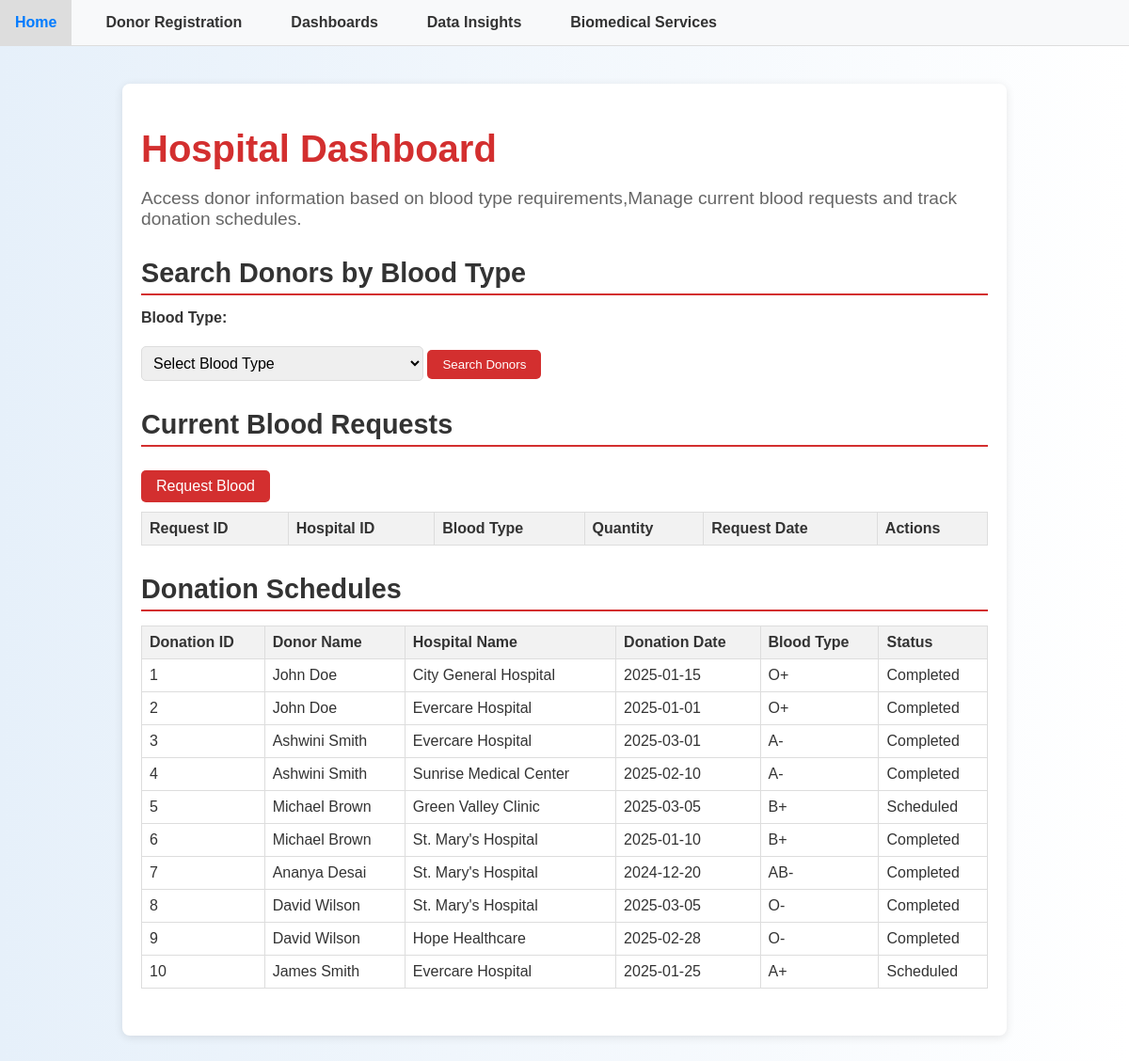
Before: /hospital with the older database file.
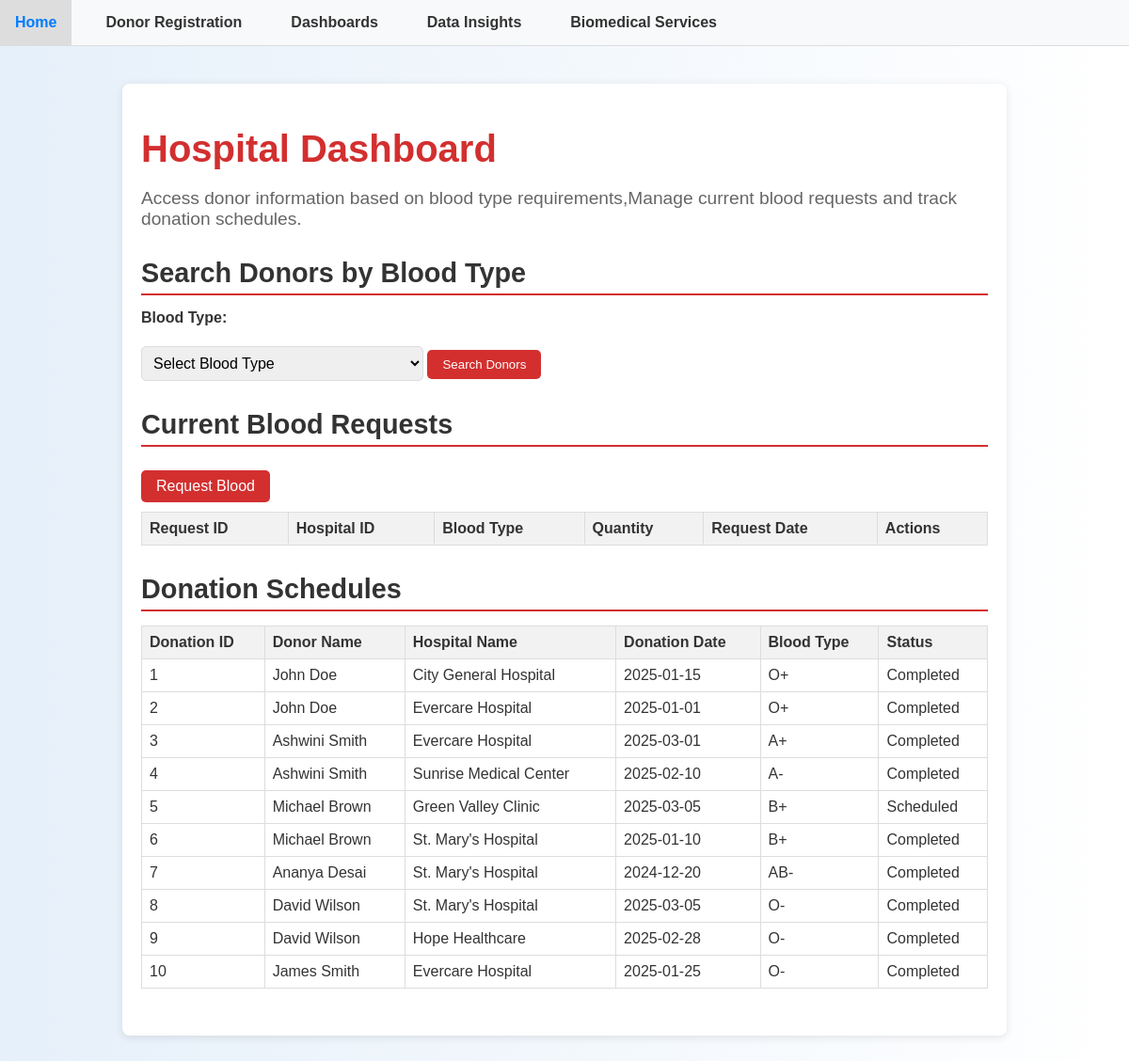
After: the same page with the newer database file.
### tables this page shows
CREATE TABLE Donations (
    DonationID INTEGER PRIMARY KEY AUTOINCREMENT,
    DonorID INTEGER NOT NULL,
    HospitalID INTEGER NOT NULL,
    DonationDate DATE NOT NULL,
    BloodType TEXT NOT NULL,
    Status TEXT NOT NULL CHECK (Status IN ('Completed', 'Scheduled')),
    FOREIGN KEY (DonorID) REFERENCES Donors(DonorID) ON DELETE CASCADE,
    FOREIGN KEY (HospitalID) REFERENCES Hospitals(HospitalID) ON DELETE CASCADE
);

CREATE TABLE Donors (
    DonorID INTEGER PRIMARY KEY AUTOINCREMENT,
    Name TEXT NOT NULL,
    DateOfBirth DATE NOT NULL,
    BloodType TEXT NOT NULL CHECK (BloodType IN ('A+', 'A-', 'B+', 'B-', 'AB+', 'AB-', 'O+', 'O-')),
    ContactInfo TEXT NOT NULL,
    Email TEXT UNIQUE NOT NULL,
    LastDonationDate DATE
);

CREATE TABLE Hospitals (
    HospitalID INTEGER PRIMARY KEY AUTOINCREMENT,
    Name TEXT NOT NULL,
    Location TEXT NOT NULL,
    ContactInfo TEXT NOT NULL,
    HospitalType TEXT NOT NULL CHECK (HospitalType IN ('Public', 'Private', 'Military', 'Other'))
);

### app.py (the view)
@app.route('/hospital', methods=['GET', 'POST'])
def hospital_dashboard():
    logging.debug(f"Request method: {request.method}, Query params: {request.args}, Session before: {dict(session)}")
    conn = get_db()
    hospitals = conn.execute('SELECT * FROM Hospitals').fetchall()
    blood_requests = conn.execute('SELECT * FROM BloodRequests').fetchall()
    donations = conn.execute('''
        SELECT Donations.*, Donors.Name AS DonorName, Hospitals.Name AS HospitalName
        FROM Donations
        JOIN Donors ON Donations.DonorID = Donors.DonorID
        JOIN Hospitals ON Donations.HospitalID = Hospitals.HospitalID
    ''').fetchall()
    donors = []
    searched_blood_type = None
    if request.method == 'POST':
        blood_type = request.form['blood_type']
        donors = conn.execute('''
            SELECT Donors.*, DonationEligibility.EligibilityStatus
            FROM Donors
            LEFT JOIN DonationEligibility ON Donors.DonorID = DonationEligibility.DonorID
            WHERE Donors.BloodType = ?
        ''', (blood_type,)).fetchall()
        searched_blood_type = blood_type
        success = session.get('success_message', None)
    else:
        success = session.pop('success_message', None)
    logging.debug(f"Rendering hospital_dashboard with success message: {success}, Session after: {dict(session)}")
    return render_template('hospital_dashboard.html', hospitals=hospitals, blood_requests=blood_requests,
                           donations=donations, donors=donors, searched_blood_type=searched_blood_type, success=success)

### app.py (called while the page is built)
def get_db():
    conn = sqlite3.connect('database.db')
    conn.row_factory = sqlite3.Row
    return conn

### templates/hospital_dashboard.html (shortened to what this page needs)
{% extends "layout.html" %}
{% block content %}
<div class="container">
    <h1>Hospital Dashboard</h1>
    <p class="subtitle">Access donor information based on blood type requirements,Manage current blood requests and track donation schedules.</p>
    <section class="donor-search">
        <h2>Search Donors by Blood Type</h2>
        <form method="POST" action="{{ url_for('search_donors_by_blood_type') }}">
            <label for="blood_type">Blood Type:</label>
            <select name="blood_type" id="blood_type" required>
                <option value="" disabled selected>Select Blood Type</option>
            </select>
            <button type="submit" class="btn">Search Donors</button>
        </form>
    </section>
    <section class="blood-requests">
        <h2>Current Blood Requests</h2>
        <a href="{{ url_for('request_blood') }}" class="btn">Request Blood</a>
        <table>
            <tr>
                <th>Request ID</th>
                <th>Hospital ID</th>
                <th>Blood Type</th>
                <th>Quantity</th>
                <th>Request Date</th>
                <th>Actions</th>
            </tr>
        </table>
    </section>
    <section class="donation-schedules">
        <h2>Donation Schedules</h2>
        <table>
            <tr>
                <th>Donation ID</th>
                <th>Donor Name</th>
                <th>Hospital Name</th>
                <th>Donation Date</th>
                <th>Blood Type</th>
                <th>Status</th>
            </tr>
            {% for donation in donations %}
            <tr>
                <td>{{ donation['DonationID'] }}</td>
                <td>{{ donation['DonorName'] }}</td>
                <td>{{ donation['HospitalName'] }}</td>
                <td>{{ donation['DonationDate'] }}</td>
                <td>{{ donation['BloodType'] }}</td>
                <td>{{ donation['Status'] }}</td>
            </tr>
            {% endfor %}
        </table>
    </section>
{% endblock %}

Changed rows visible on the page:
changed Donations id 3: BloodType "A-" → "A+"
changed Donations "James Smith": BloodType "A+" → "O-"; Status "Scheduled" → "Completed"
